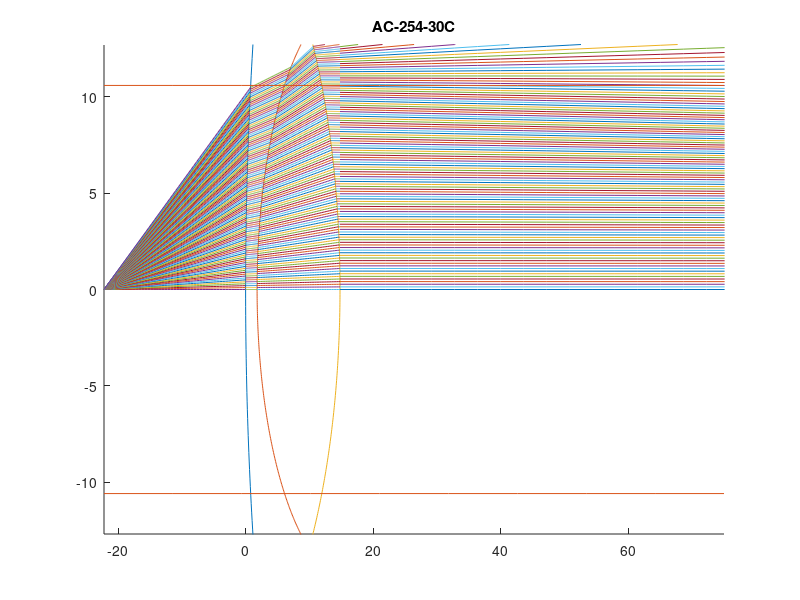

MATLAB code for this plot:
% Ray trace manual
clear;
hold on;

title('AC-254-30C')
%Refractive Index of Air
N1 = 1;
%NSF-6
N2 = 1.77341;
%N-BAF10
N3 = 1.65404;

%Lens Radii
R1 = 71.1;
R2 = 15.2;
R3 = 21.1;

%Lens Positions
P1 = 0;
P2 = 1.8;
P3 = 14.8;
P4 = 14.8;

focal_length = 22.2;

% title('AC-254-30C')
% %Refractive Index of Air
% N1 = 1;
% %NSF-6
% N2 = 1.77341;
% %N-BAF10
% N3 = 1.65404;
% 
% %Lens Radii
% R1 = 71.1;
% R2 = 15.2;
% R3 = 21.1;
% 
% %Lens Positions
% P1 = 0;
% P2 = 1.8;
% P3 = 14.8;
% P4 = 14.8;
% 
% focal_length = 22.2;

theta = -pi/2:pi/500:pi/2;

plot(R1*cos(pi +theta) +R1 + P1, R1*sin(pi + theta))

plot(R2*cos(pi +theta) +R2 + P2, R2*sin(theta))
plot(R3*cos(theta) -R3 + P3, R3*sin(theta))

%Starting point
sourcex = 0;
sourcez = -focal_length;

k = 0;
flag = 0;
while flag == 0
%First lens boundary
surf1x = 0.1*k;
%x^2 + (z-R1)^2 = R1^2
%z^2 +R1^2 -2z*R1 + x^2 = R1^2
%z^2 -2*r1*z + x^2 = 0
surf1z = ((2*R1) - sqrt(2*2*R1*R1 - 4*surf1x*surf1x))/2;

ray1x = surf1x - sourcex;
ray1z = surf1z - sourcez;
ray1 = [ray1x/sqrt(ray1x^2 + ray1z^2), ray1z/sqrt(ray1x^2 + ray1z^2)];

%Calculate radius of lens to get angle for snell calculation
rad1x = surf1x;
rad1z = surf1z - R1;
tan1x = -rad1z;
tan1z = rad1x;

%Find angle between the two using dot product -> cosine
mray1 = sqrt(ray1x^2 + ray1z^2);
mrad1 = sqrt(rad1x^2 + rad1z^2);
dot1 = abs((ray1x * rad1x) + (ray1z * rad1z))/(mrad1*mray1);
angle1 = 360*acos(dot1)/2/pi;

%Use snells law to find angle across boundary
angle1f = 360*asin(sqrt(1 - dot1^2) * N1/N2)/2/pi;
%Radius :: adjacent Tangent :: opposite tan = tangent/radius
%tan1len is length of tangent
tan1len = sqrt(rad1x^2 + rad1z^2) * tan(2*pi*angle1f/360);

%Add tangent to radius source point
targ2x = 0  + tan1len*tan1x/sqrt(tan1x^2 + tan1z^2);
targ2z = R1 + tan1len*tan1z/sqrt(tan1x^2 + tan1z^2);

%Ray2 is surface of lens1 to target
ray2x = targ2x - surf1x;
ray2z = targ2z - surf1z;
ray2 = [ray2x/sqrt(ray2x^2 + ray2z^2), ray2z/sqrt(ray2x^2 + ray2z^2)];

%Lens2 boundary => x^2 + (z + R2 - P2)^2 = R2^2
%Ray2 => surf1x + L*ray2x , surf1z + L*ray2z

%<surf1x + L*ray2x, surf1z + l*ray2z>
%z = surf1z + L*ray2z
%L = (z-surf1z)/ray2z
%x = surf1x + L*ray2x
%x = surf1x + (z - surf1z)*ray2x/ray2z

%(surf1x + (z - surf1z)*ray2x/ray2z)^2 + (z + R2 - P2)^2 = R2^2

%z^2 + 2*(R2-P2)*z + (P2^2 - 2*R2*P2) +
%surf1x^2 + 2*surf1x*(z - surf1z)*ray2x/ray2z + (z-surf1z)^2 *(ray2x/ray2z)^2 = 0

%(z-surf1z)^2 *(ray2x/ray2z)^2 = z^2 -2*surf1z*z + surf1z^2

%Find z intercept of lens2
A = 1 + (ray2x/ray2z)^2;
B = -2*(R2+P2) + 2*surf1x*ray2x/ray2z -2*surf1z*(ray2x/ray2z)^2;
C = P2^2 + 2*R2*P2 + surf1x^2 -2*surf1x*surf1z*ray2x/ray2z + surf1z*surf1z*(ray2x/ray2z)^2;
a2 = A;
b2 = B;
c2 = C;
surf2z = (-B - sqrt(B^2 - 4*A*C))/2/A;
%x^2 + (z - P2 - R2)^2 = R2^2
%x^2 = R2^2 - z^2 +2*z*(P2+R2) -(P2+R2)^2 
surf2x = sqrt(R2^2 - surf2z^2 - (P2+R2)^2 + 2*surf2z*(P2+R2));

%Calculate radius of lens to get angle for snell calculation
rad2x = surf2x;
rad2z = surf2z - (R2 + P2);
tan2x = -rad2z;
tan2z = rad2x;

%Find angle between the two using dot product -> cosine
mray2 = sqrt(ray2x^2 + ray2z^2);
mrad2 = sqrt(rad2x^2 + rad2z^2);
dot2 = abs((ray2x * rad2x) + (ray2z * rad2z))/(mrad2*mray2);
angle2 = 360*acos(dot2)/2/pi;

%Use snells law to find angle across boundary
angle2f = 360*asin(sqrt(1 - dot2^2) * N2/N3)/2/pi;
%Radius :: adjacent Tangent :: opposite tan = tangent/radius
%tan1len is length of tangent
tan2len = sqrt(rad2x^2 + rad2z^2) * tan(2*pi*angle2f/360);

%Add tangent to radius source point
targ3x = 0  + tan2len*tan2x/sqrt(tan2x^2 + tan2z^2);
targ3z = R2+P2 + tan2len*tan2z/sqrt(tan2x^2 + tan2z^2);

%Ray3 is surface of lens2 to target
ray3x = targ3x - surf2x;
ray3z = targ3z - surf2z;
ray3 = [-ray3x/sqrt(ray3x^2 + ray3z^2), -ray3z/sqrt(ray3x^2 + ray3z^2)];

%Find z intercept of lens2 back
A = 1 + (ray3x/ray3z)^2;
B = (2*(R3-P3)) + 2*surf2x*ray3x/ray3z -2*surf2z*(ray3x/ray3z)^2;
C = P3^2 - 2*R3*P3 + surf2x^2 -2*surf2x*surf2z*ray3x/ray3z + surf2z*surf2z*(ray3x/ray3z)^2;
a3 = A;
b3 = B;
c3 = C;
surf3z = (-B + sqrt(B^2 - 4*A*C))/2/A;
%x^2 + (z - P2 + R2)^2 = R2^2
%x^2 = R2^2 - z^2 +2*z*(P2-R2) -(P2-R2)^2 
surf3x = sqrt(R3^2 - surf3z^2 - (P3-R3)^2 + 2*surf3z*(P3-R3));

%Calculate radius of lens to get angle for snell calculation
rad3x = surf3x;
rad3z = surf3z - (-R3 + P3);
tan3x = -rad3z;
tan3z = rad3x;

%Find angle between the two using dot product -> cosine
mray3 = sqrt(ray3x^2 + ray3z^2);
mrad3 = sqrt(rad3x^2 + rad3z^2);
dot3 = abs((ray3x * rad3x) + (ray3z * rad3z))/(mrad3*mray3);
angle3 = 360*acos(dot3)/2/pi;

%Use snells law to find angle across boundary
angle3f = 360*asin(sqrt(1 - dot3^2) * N3/N1)/2/pi;
%Radius :: adjacent Tangent :: opposite tan = tangent/radius
%tan1len is length of tangent
tan3len = sqrt(rad3x^2 + rad3z^2) * tan(2*pi*angle3f/360);

%Add tangent to radius source point
targ4x = 0  - tan3len*tan3x/sqrt(tan3x^2 + tan3z^2);
targ4z = -R3+P3 - tan3len*tan3z/sqrt(tan3x^2 + tan3z^2);

%Ray4 is surface of lens3 to target
ray4x = targ4x - surf3x;
ray4z = targ4z - surf3z;
ray4 = [-ray4x/sqrt(ray4x^2 + ray4z^2), -ray4z/sqrt(ray4x^2 + ray4z^2)];

surf4z = P4;
surf4x = surf3x + (surf4z-surf3z)*ray4x/ray4z;

targz = 190.8;
targx = surf4x + (targz-surf4z)*ray4x/ray4z;

if (surf1x > 12.7) || (surf2x > 12.7) || (surf3x > 12.7)
    flag = 1;
end

if flag == 0
    plot(linspace(sourcez, surf1z,50),linspace(sourcex, surf1x,50))
    plot(linspace(surf1z, surf2z,50),linspace(surf1x, surf2x,50))
    plot(linspace(surf2z, surf3z,50),linspace(surf2x, surf3x,50))
    plot(linspace(surf3z, surf4z,50),linspace(surf3x, surf4x,50))
    plot(linspace(surf4z, targz,50),linspace(surf4x, targx,50))


    path1 = sqrt((surf1x-sourcex)^2+(surf1z-sourcez)^2);
    path2 = sqrt((surf2x-surf1x)^2+(surf2z-surf1z)^2);
    path3 = sqrt((surf3x-surf2x)^2+(surf3z-surf2z)^2);
    path4 = sqrt((surf4x-surf3x)^2+(surf4z-surf3z)^2);

    opd(k+1) = N1*path1 + N2*path2 + N3*path3 + N1*path4;
    dist(k+1) = sqrt((0-surf4x)^2 + (targz - surf4z)^2);

end

k = k + 1;
end

line(linspace(-focal_length,75,10),surf1x*ones(1,10));
line(linspace(-focal_length,75,10),-surf1x*ones(1,10));

xlim([-focal_length 75])
ylim([-12.7 12.7])
hold off;

fill_width = 2*surf1x
fill_pecentage = 100*(pi*surf1x^2)/(pi*12.7^2)

%error = (opd-opd(1) - dist + dist(1));
%plot(error)

